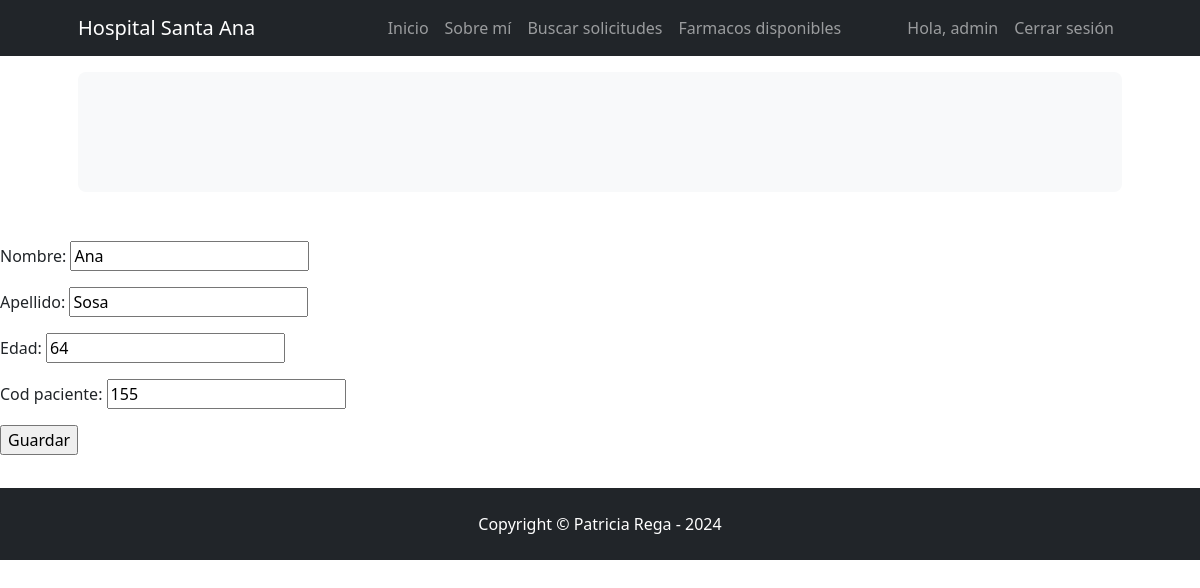
/AppCoder/actualizar_pacientes/1 (signed in), run on the app's committed database.
### AppCoder/models.py (models this page shows, shortened)
class Paciente(models.Model):
    nombre = models.CharField(max_length=30)
    apellido = models.CharField(max_length=30)
    edad = models.IntegerField()
    cod_paciente = models.CharField(max_length=10)

### AppCoder/views.py (the view)
# urls.py: path("actualizar_pacientes/<id_paciente>", actualizar_paciente, name = "Editar paciente"),
@login_required(login_url='no permiso')
def actualizar_paciente(request, id_paciente):
    paciente_seleccionado = Paciente.objects.get(id=id_paciente)
    if request.method == "POST":
        formulario_paciente = FormularioPaciente(request.POST, instance=paciente_seleccionado)
        if formulario_paciente.is_valid():
            formulario_paciente.save()
            return render(request, "inicio.html")
    else:
        formulario_paciente = FormularioPaciente(instance=paciente_seleccionado)
    return render(request, "actualizar_pacientes.html", {"form1": formulario_paciente})

### AppCoder/forms.py
class FormularioPaciente(forms.ModelForm):
    class Meta:
        model = Paciente
        fields = ['nombre', 'apellido', 'edad', 'cod_paciente']

### AppCoder/templates/actualizar_pacientes.html (shortened to what this page needs)
{% extends "padre.html" %}
{% block cuerpo %}
<form action="" method="post"> {% csrf_token %}
    <table>
        {{form1.as_p}}
    </table>
    <input type="submit" value="Guardar">
</form>
{% endblock %}

### AppCoder/templates/padre.html (shortened to what this page needs)
<!DOCTYPE html>
<html lang="en">
<head>
    {% load static %}
    <link href="https://cdn.jsdelivr.net/npm/bootstrap-icons@1.4.1/font/bootstrap-icons.css" rel="stylesheet" />
    <link href="{% static '/css/styles.css' %}" rel="stylesheet" />
</head>
<body>
<nav class="navbar navbar-expand-lg navbar-dark bg-dark">
    <div class="container px-lg-5">
        <a class="navbar-brand" href="{% url 'Inicio'%}">Hospital Santa Ana</a>
        <div class="collapse navbar-collapse" id="navbarSupportedContent">
            <ul class="navbar-nav ms-auto mb-2 mb-lg-0">
                <li class="nav-item"><a class="nav-link" aria-current="page" href="{% url 'Inicio'%}">Inicio</a></li>
                <li class="nav-item"><a class="nav-link" href="{% url 'Sobre mi'%}">Sobre mí</a></li>
                <li class="nav-item"><a class="nav-link" href="{% url 'buscar solicitudes'%}">Buscar solicitudes</a></li>
                <li class="nav-item"><a class="nav-link" href="{% url 'ver farmaco'%}">Farmacos disponibles</a></li>
                {% if user.is_authenticated %}
                    <li class="nav-item">
                        <div class="d-flex align-items-center">
                            <div class="avatar-circle">
                            </div>
                            <span class="nav-link">Hola, {{ user.username }}</span>
                        </div>
                    </li>
                    <li class="nav-item"><a class="nav-link" href="{% url 'Cerrar sesion'%}">Cerrar sesión</a></li>
                {% else %}
                    <li class="nav-item"><a class="nav-link" href="{% url 'Iniciar sesion'%}?next={{ request.path }}">Iniciar sesión</a></li>
                    <li class="nav-item"><a class="nav-link" href="{% url 'Crear usuario'%}">Crear usuario</a></li>
                {% endif %}
            </ul>
        </div>
    </div>
</nav>
<header class="py-3">
    <div class="container px-lg-5">
        <div class="p-4 p-lg-5 bg-light rounded-3 text-center">
        </div>
    </div>
</header>
<hr style="border: none; border-top: 1px solid transparent;">
<div>
    {% block cuerpo %}
    {% endblock %}
</div>
<hr style="border: none; border-top: 1px solid transparent;">
<footer class="py-4 bg-dark">
    <div class="container"><p class="m-0 text-center text-white">Copyright &copy; Patricia Rega - 2024</p></div>
</footer>
</body>
</html>

### AppCoder/templates/padre.html (style rules this page uses)
.avatar-circle { width: 40px; height: 40px; border-radius: 50%; overflow: hidden; margin-right: 10px; }

### data on the page
Paciente: nombre "Ana", apellido "Sosa", edad "64", cod_paciente "155"

### other printed values
{{ user.username }} "admin"
